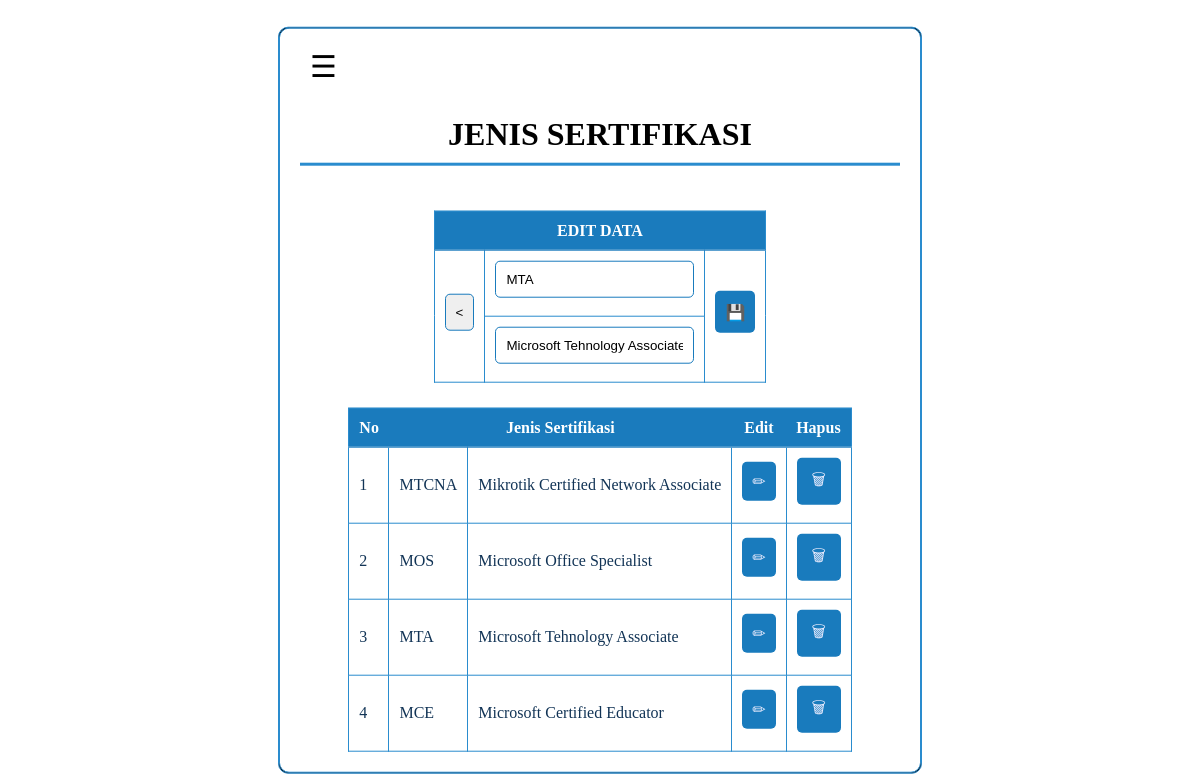
Page /panel/index.php?page=sertifikasi&do=edit&id=3 (signed in) on the committed database.
### tables this page shows
CREATE TABLE `jenis_sertifikasi` (
  `id_jenis_sertifikasi` int(11) NOT NULL,
  `nama` varchar(10) NOT NULL,
  `kepanjangan` varchar(50) NOT NULL
);

### panel/include/SertifikasiPage.php (the view, shortened to what this page needs)
<?php
try {
    $sql = "SELECT * FROM jenis_sertifikasi";
} catch (PDOException $th) {}
?>
<h1 class="big-1">JENIS SERTIFIKASI</h1>
<?php
if (isset($_GET['do'])) {
    if (isset($_GET['id'])) {
        if ($_GET['do'] == 'edit') {
            if (isset($_POST['simpan'])) {
                $id = filter_input(INPUT_POST, "id", FILTER_SANITIZE_NUMBER_INT);
                $nama = filter_input(INPUT_POST, "nama", FILTER_SANITIZE_STRING);
                $kepanjangan = filter_input(INPUT_POST, "kepanjangan", FILTER_SANITIZE_STRING);
                try {
                    $sqlUpdate = "UPDATE `jenis_sertifikasi` SET `nama` = '$nama' , `kepanjangan` = '$kepanjangan' WHERE `id_jenis_sertifikasi` = $id";
                    $stmt = $db->exec($sqlUpdate);
                    if (isset($stmt)) {
                        echo "
                            <script type='text/javascript'>
                                setTimeout(function () {
                                    swal({
                                        title: 'Data Berhasil Diubah',
                                        type: 'success',
                                        showConfirmButton: true
                                    }, function() {
                                        window.location = '?page=sertifikasi';
                                    });
                                },10);
                            </script>
                        ";
                    } else {
                        echo "
                            <script type='text/javascript'>
                                setTimeout(function () {
                                    swal({
                                        title: 'Terjadi Kesalahan!',
                                        type: 'error',
                                        showConfirmButton: true
                                    }, function() {
                                        window.location = '?page=sertifikasi';
                                    });
                                },10);
                            </script>
                        ";
                    }
                } catch (Exception $th) {}
            } else {
                $id = filter_input(INPUT_GET, "id", FILTER_SANITIZE_NUMBER_INT);
                try {
                $sqlEdit = "SELECT * FROM jenis_sertifikasi WHERE id_jenis_sertifikasi='$id'";
                    foreach ($db->query($sqlEdit) as $res) { ?>
                        <form action="" method="post">
                            <table>
                                <tr>
                                    <th colspan="3">EDIT DATA</th>
                                </tr>
                                <tr>
                                    <td rowspan='2'><input type="button" title="Kembali" value="<" class="btn" onclick="javascript:history.back()"></td>
                                    <td><input type="text" name="nama" value="<?=$res['nama']?>"></td>
                                    <td rowspan="2"><input type="hidden" name="id" value="<?=$res['id_jenis_sertifikasi']?>"><input class="btn" name="simpan" title="Simpan Data" type="submit" value="💾"></td>
                                </tr>
                                <tr>
                                    <td><input type="text" name="kepanjangan" value="<?=$res['kepanjangan']?>"></td>
                                </tr>
                            </table>
                        </form>
                    <?php }
                } catch (Exception $th) {}
            }
        }
    }
}
?>
<table class='center'>
    <tr>
        <th>No</th>
        <th colspan="2">Jenis Sertifikasi</th>
        <th>Edit</th>
        <th>Hapus</th>
    </tr>
    <?php
    foreach ($db->query($sql) as $res) { ?>
    <tr>
        <td><?=$res['id_jenis_sertifikasi']?></td>
        <td><?=$res['nama']?></td>
        <td><?=$res['kepanjangan']?></td>
        <td><a href="?page=sertifikasi&do=edit&id=<?=$res['id_jenis_sertifikasi']?>"><button class="ic">✏</button></a></td>
        <td><a href="?page=sertifikasi&do=hapus&id=<?=$res['id_jenis_sertifikasi']?>"><button class="ic">🗑</button></a></td>
    </tr>
    <?php } ?>
</table>

### assets/css/styles.css (style rules this page uses)
body,html { padding: 0; margin: 0; min-width: 800px; }
div.content-middle { min-width: 640px; background-color: #000000; position:absolute; top:50%; left:50%; transform:translate(-50%,-50%); -ms-transform:translate(-50%,-50%); border: 1px solid #2A8CCE; border-radius: 10px; }
form { text-align: -webkit-center; padding: 5px; margin: 20px; }
table { width: 90%; }
input, select { margin-top: 0; padding: 10px; margin-bottom: 8px!important; border: 1px solid #197BBD; border-radius: 5px; }
input { width: calc(100% - 22px); }
input[type="reset"], input[type="submit"] { width: 45%; height: 50px; margin-left: 5%; font-family: 'Segoe UI'; font-size: 12pt; font-weight: bold; }
input[type="submit"] { background-color: #197BBD; color: #EEEEFE; border: none; }
button { padding: 10px; margin-bottom: 8px; background-color: #197BBD; color: #EEEEFF; border: none; border-radius: 5px; width: 100%; }
h1.big-1 { border-bottom: 3px solid #2A8CCE; margin-top: 1em!important; padding-bottom: 0.3em!important; margin: 0; text-align: center; font-size: 24pt; font-family: "Order"; display: block; }
a:link, a:hover, a:visited { color: inherit; text-decoration: none; }
.ic { font-family: "Verdana"; font-size: 12pt; text-align: center; }
.center { text-align: -webkit-center; margin: auto; }
.btn { width: 100%!important; height: fit-content!important; cursor: pointer!important; margin-left:0!important; }
table { width: fit-content; text-align: center; border-collapse: collapse; border-spacing: 0; margin-top: 20px!important; border: 1px solid #2A8CCE; }
table tr td, table tr th { padding: 10px; }
table tr td { color: #123456; border: 1px solid #2A8CCE; }
table tr th { color: #FFF; background-color: #1A7BBD!important; border-bottom: 1px solid #1A7BBD; }

### rows in the picture
jenis_sertifikasi: nama "MTA", kepanjangan "Microsoft Tehnology Associate", id_jenis_sertifikasi "3"
jenis_sertifikasi: id_jenis_sertifikasi "1", nama "MTCNA", kepanjangan "Mikrotik Certified Network Associate"
jenis_sertifikasi: id_jenis_sertifikasi "2", nama "MOS", kepanjangan "Microsoft Office Specialist"
jenis_sertifikasi: id_jenis_sertifikasi "4", nama "MCE", kepanjangan "Microsoft Certified Educator"
